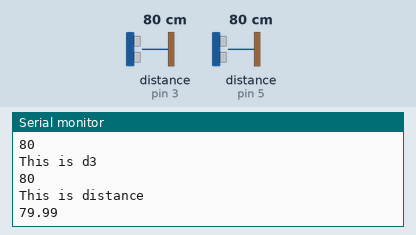
A sketch run on a simulated Arduino Uno, built with avr-gcc and run on an emulated ATmega328P. On the bench: the last lines printed to the serial monitor. The inputs (shaded band) are chosen by the test bench; at power-on: distance to the obstacle (sensors on pin 3, pin 5) 80 cm. The echo pulse lasts 58.3 µs per cm.

Above: at 1.8 s.
1.9 s: distance to the obstacle (sensor on pin 3) set to 2 cm
At 2.9 s:
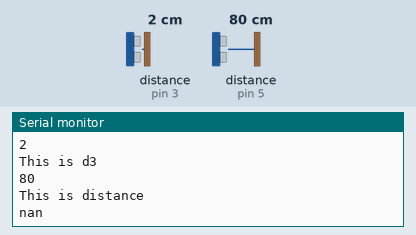
4.5 s: distance to the obstacle (sensor on pin 5) set to 2 cm
At 5.8 s:
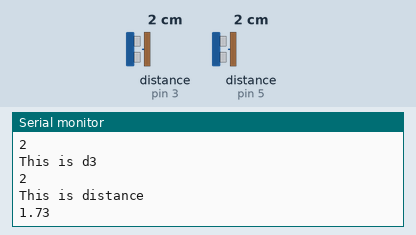
6.0 s: distance to the obstacle (sensor on pin 3) set to 60 cm
At 6.9 s:
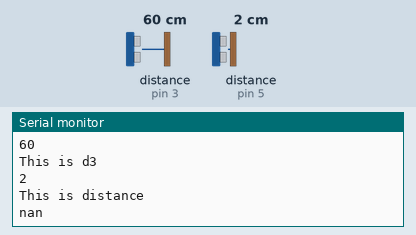
10.1 s: distance to the obstacle (sensor on pin 5) set to 4 cm
At 11.9 s:
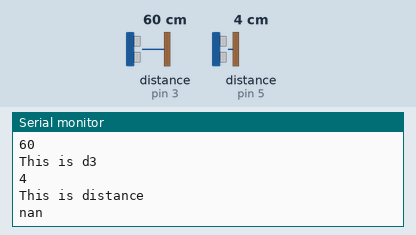
Timing chart, 0 to 12.6 s (numbered marks = the images above; inputs shaded):
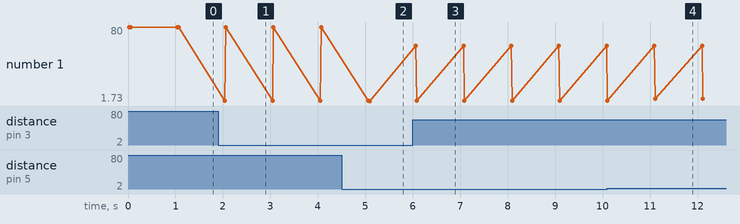

The sketch:

Sensing.ino
```cpp
#include <math.h>
#include <Ultrasonic.h>
// class Ultrasonic {
//     int trigger_pin, echo_pin;//pins on which the pulse is sent and recieved
//   public:
//   	Ultrasonic()
//     {
//     }

//     Ultrasonic(int trigger_pin, int echo_pin): trigger_pin(trigger_pin), echo_pin(echo_pin) {//ultrasonic constructor
//       pinMode(trigger_pin, OUTPUT);
//       pinMode(echo_pin, INPUT);
//     }
//     //if an object is detected, true is returned if the object is within the threshold, else false is returned.
//     long object_detected() {
//       static const unsigned long PULSE_MIN = 7000, PULSE_MAX = 9400; // duration of pulse in microseconds
//       digitalWrite(trigger_pin, HIGH);
//       delayMicroseconds(15);
//       digitalWrite(trigger_pin, LOW);
//       unsigned long pulse = pulseIn(echo_pin, HIGH);
//       return microsecondsToCentimeters(pulse);
//     }
//     long microsecondsToCentimeters(long microseconds) {
//    return microseconds / 29 / 2;
// }
// };
Ultrasonic sensor1(2,3);
Ultrasonic sensor2(4,5);
double dcalc(long dsense, long d2, long d3)
{
   double s=(dsense+d2+d3)/2;
   double d=2*sqrt((double)(s*(s-dsense)*(s-d2)*(s-d3)))/(double)(dsense);
  return d;
}

void setup() {
Serial.begin(9600);
}

void loop() {
  unsigned long d2= sensor1.read(CM);
  unsigned long d3 = sensor2.read(CM);
  Serial.println("This is d2");
  Serial.println(d2);
  long snsed=2;//to change for later to cm
  double r2distance=dcalc(snsed,d2,d3);
  Serial.println("This is d3");
  Serial.println(d3);
  Serial.println("This is distance");
  Serial.println(r2distance);
  delay(1000);
  //Serial.println(r2distance);
//   if(isnan(r2distance)==true)
//   {
//    	if(d3<=d2 || d2==336)
//     {

//     }
//     else
//     {
//       //turn towards the left
//     }
//   }
}
```

Measured:
- after the input at 1.9 s, the serial monitor: prints a new line after 0.14 s (image 1)
- after the input at 4.5 s, the serial monitor: prints a new line after 0.60 s (image 2)
- after the input at 6.0 s, the serial monitor: prints a new line after 0.06 s (image 3)
- after the input at 10.1 s, the serial monitor: prints a new line after 1.0 s (image 4)
- plotted number 1: 80 → 1.73 after the input at 4.5 s, 1.73 → 60 after the input at 6.0 s, 60 → 4 after the input at 10.1 s
